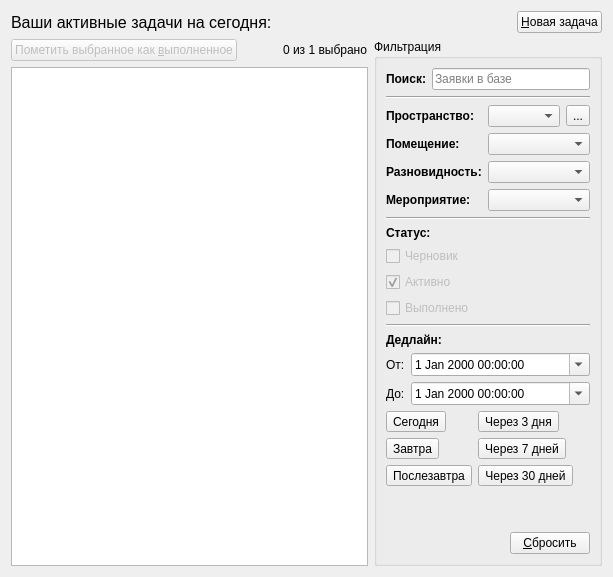
      <widget class="QWidget" name="tab">
       <attribute name="icon">
        <iconset>
         <normaloff>resourses/desktop.png</normaloff>resourses/desktop.png</iconset>
       </attribute>
       <attribute name="title">
        <string>&amp;Рабочий стол</string>
       </attribute>
       <layout class="QGridLayout" name="gridLayout_3">
        <item row="1" column="0">
         <layout class="QHBoxLayout" name="horizontalLayout_20">
          <item>
           <layout class="QVBoxLayout" name="verticalLayout_12">
            <item>
             <layout class="QHBoxLayout" name="horizontalLayout_22">
              <item>
               <widget class="QPushButton" name="pushButton_12">
                <property name="enabled">
                 <bool>false</bool>
                </property>
                <property name="text">
                 <string>Пометить выбранное как &amp;выполненное</string>
                </property>
                <property name="icon">
                 <iconset>
                  <normaloff>resourses/check.png</normaloff>resourses/check.png</iconset>
                </property>
               </widget>
              </item>
              <item>
               <spacer name="horizontalSpacer_9">
                <property name="orientation">
                 <enum>Qt::Horizontal</enum>
                </property>
                <property name="sizeHint" stdset="0">
                 <size>
                  <width>40</width>
                  <height>20</height>
                 </size>
                </property>
               </spacer>
              </item>
              <item>
               <widget class="QLabel" name="label_22">
                <property name="text">
                 <string>0 из 1 выбрано</string>
                </property>
               </widget>
              </item>
             </layout>
            </item>
            <item>
             <widget class="QTableView" name="tableView_4">
              <property name="selectionMode">
               <enum>QAbstractItemView::SingleSelection</enum>
              </property>
              <property name="selectionBehavior">
               <enum>QAbstractItemView::SelectRows</enum>
              </property>
              <property name="sortingEnabled">
               <bool>true</bool>
              </property>
              <attribute name="horizontalHeaderHighlightSections">
               <bool>true</bool>
              </attribute>
              <attribute name="verticalHeaderVisible">
               <bool>true</bool>
              </attribute>
              <attribute name="verticalHeaderCascadingSectionResizes">
               <bool>true</bool>
              </attribute>
              <attribute name="verticalHeaderDefaultSectionSize">
               <number>24</number>
              </attribute>
             </widget>
            </item>
           </layout>
          </item>
          <item>
           <widget class="QGroupBox" name="groupBox_4">
            <property name="sizePolicy">
             <sizepolicy hsizetype="Maximum" vsizetype="Expanding">
              <horstretch>0</horstretch>
              <verstretch>0</verstretch>
             </sizepolicy>
            </property>
            <property name="title">
             <string>Фильтрация</string>
            </property>
            <layout class="QVBoxLayout" name="verticalLayout_13">
             <item>
              <layout class="QHBoxLayout" name="horizontalLayout_25">
               <item>
                <widget class="QLabel" name="label_24">
                 <property name="font">
                  <font>
                   <bold>true</bold>
                  </font>
                 </property>
                 <property name="text">
                  <string>Поиск:</string>
                 </property>
                </widget>
               </item>
               <item>
                <widget class="QLineEdit" name="lineEdit_4">
                 <property name="text">
                  <string/>
                 </property>
                 <property name="placeholderText">
                  <string>Заявки в базе</string>
                 </property>
                 <property name="clearButtonEnabled">
                  <bool>true</bool>
                 </property>
                </widget>
               </item>
              </layout>
             </item>
             <item>
              <widget class="Line" name="line_6">
               <property name="orientation">
                <enum>Qt::Horizontal</enum>
               </property>
              </widget>
             </item>
             <item>
              <layout class="QFormLayout" name="formLayout_9">
               <item row="0" column="0">
                <widget class="QLabel" name="label_25">
                 <property name="font">
                  <font>
                   <bold>true</bold>
                  </font>
                 </property>
                 <property name="text">
                  <string>Пространство:</string>
                 </property>
                </widget>
               </item>
               <item row="0" column="1">
                <layout class="QHBoxLayout" name="horizontalLayout_26">
                 <item>
                  <widget class="QComboBox" name="comboBox_9"/>
                 </item>
                 <item>
                  <widget class="QToolButton" name="toolButton_8">
                   <property name="text">
                    <string>...</string>
                   </property>
                   <property name="icon">
                    <iconset>
                     <normaloff>resourses/question.png</normaloff>resourses/question.png</iconset>
                   </property>
                  </widget>
                 </item>
                </layout>
               </item>
               <item row="1" column="0">
                <widget class="QLabel" name="label_33">
                 <property name="font">
                  <font>
                   <bold>true</bold>
                  </font>
                 </property>
                 <property name="text">
                  <string>Помещение:</string>
                 </property>
                </widget>
               </item>
               <item row="2" column="0">
                <widget class="QLabel" name="label_34">
                 <property name="font">
                  <font>
                   <bold>true</bold>
                  </font>
                 </property>
                 <property name="text">
                  <string>Разновидность:</string>
                 </property>
                </widget>
               </item>
               <item row="3" column="0">
                <widget class="QLabel" name="label_35">
                 <property name="font">
                  <font>
                   <bold>true</bold>
                  </font>
                 </property>
                 <property name="text">
                  <string>Мероприятие:</string>
                 </property>
                </widget>
               </item>
               <item row="3" column="1">
                <widget class="QComboBox" name="comboBox_13"/>
               </item>
               <item row="2" column="1">
                <widget class="QComboBox" name="comboBox_12"/>
               </item>
               <item row="1" column="1">
                <widget class="QComboBox" name="comboBox_11"/>
               </item>
              </layout>
             </item>
             <item>
              <widget class="Line" name="line_9">
               <property name="orientation">
                <enum>Qt::Horizontal</enum>
               </property>
              </widget>
             </item>
             <item>
              <widget class="QLabel" name="label_36">
               <property name="font">
                <font>
                 <bold>true</bold>
                </font>
               </property>
               <property name="text">
                <string>Статус:</string>
               </property>
              </widget>
             </item>
             <item>
              <widget class="QCheckBox" name="checkBox_5">
               <property name="enabled">
                <bool>false</bool>
               </property>
               <property name="text">
                <string>Черновик</string>
               </property>
               <property name="checkable">
                <bool>true</bool>
               </property>
               <property name="checked">
                <bool>false</bool>
               </property>
              </widget>
             </item>
             <item>
              <widget class="QCheckBox" name="checkBox_6">
               <property name="enabled">
                <bool>false</bool>
               </property>
               <property name="text">
                <string>Активно</string>
               </property>
               <property name="checked">
                <bool>true</bool>
               </property>
              </widget>
             </item>
             <item>
              <widget class="QCheckBox" name="checkBox_7">
               <property name="enabled">
                <bool>false</bool>
               </property>
               <property name="text">
                <string>Выполнено</string>
               </property>
              </widget>
             </item>
             <item>
              <widget class="Line" name="line_10">
               <property name="orientation">
                <enum>Qt::Horizontal</enum>
               </property>
              </widget>
             </item>
             <item>
              <widget class="QLabel" name="label_37">
               <property name="font">
                <font>
                 <bold>true</bold>
                </font>
               </property>
               <property name="text">
                <string>Дедлайн:</string>
               </property>
              </widget>
             </item>
             <item>
              <layout class="QFormLayout" name="formLayout_10">
               <item row="0" column="0">
                <widget class="QLabel" name="label_38">
                 <property name="text">
                  <string>От:</string>
                 </property>
                </widget>
               </item>
               <item row="0" column="1">
                <widget class="QDateTimeEdit" name="dateTimeEdit_9">
                 <property name="calendarPopup">
                  <bool>true</bool>
                 </property>
                </widget>
               </item>
               <item row="1" column="1">
                <widget class="QDateTimeEdit" name="dateTimeEdit_10">
                 <property name="calendarPopup">
                  <bool>true</bool>
                 </property>
                </widget>
               </item>
               <item row="1" column="0">
                <widget class="QLabel" name="label_39">
                 <property name="text">
                  <string>До:</string>
                 </property>
                </widget>
               </item>
              </layout>
             </item>
             <item>
              <layout class="QFormLayout" name="formLayout">
               <item row="0" column="0">
                <widget class="QToolButton" name="toolButton_2">
                 <property name="text">
                  <string>Сегодня</string>
                 </property>
                </widget>
               </item>
               <item row="0" column="1">
                <widget class="QToolButton" name="toolButton">
                 <property name="text">
                  <string>Через 3 дня</string>
                 </property>
                </widget>
               </item>
               <item row="1" column="0">
                <widget class="QToolButton" name="toolButton_10">
                 <property name="text">
                  <string>Завтра</string>
                 </property>
                </widget>
               </item>
               <item row="1" column="1">
                <widget class="QToolButton" name="toolButton_11">
                 <property name="text">
                  <string>Через 7 дней</string>
                 </property>
                </widget>
               </item>
               <item row="2" column="1">
                <widget class="QToolButton" name="toolButton_12">
                 <property name="text">
                  <string>Через 30 дней</string>
                 </property>
                </widget>
               </item>
               <item row="2" column="0">
                <widget class="QToolButton" name="toolButton_13">
                 <property name="text">
                  <string>Послезавтра</string>
                 </property>
                </widget>
               </item>
              </layout>
             </item>
             <item>
              <spacer name="verticalSpacer_4">
               <property name="orientation">
                <enum>Qt::Vertical</enum>
               </property>
               <property name="sizeHint" stdset="0">
                <size>
                 <width>20</width>
                 <height>40</height>
                </size>
               </property>
              </spacer>
             </item>
             <item>
              <layout class="QHBoxLayout" name="horizontalLayout_30">
               <item>
                <spacer name="horizontalSpacer_10">
                 <property name="orientation">
                  <enum>Qt::Horizontal</enum>
                 </property>
                 <property name="sizeHint" stdset="0">
                  <size>
                   <width>40</width>
                   <height>20</height>
                  </size>
                 </property>
                </spacer>
               </item>
               <item>
                <widget class="QPushButton" name="pushButton_14">
                 <property name="text">
                  <string>&amp;Сбросить</string>
                 </property>
                </widget>
               </item>
              </layout>
             </item>
            </layout>
           </widget>
          </item>
         </layout>
        </item>
        <item row="0" column="0">
         <layout class="QHBoxLayout" name="horizontalLayout_31">
          <item>
           <widget class="QLabel" name="label_43">
            <property name="font">
             <font>
              <pointsize>12</pointsize>
             </font>
            </property>
            <property name="text">
             <string>Ваши активные задачи на сегодня:</string>
            </property>
           </widget>
          </item>
          <item>
           <spacer name="horizontalSpacer_11">
            <property name="orientation">
             <enum>Qt::Horizontal</enum>
            </property>
            <property name="sizeHint" stdset="0">
             <size>
              <width>40</width>
              <height>20</height>
             </size>
            </property>
           </spacer>
          </item>
          <item>
           <widget class="QPushButton" name="pushButton_13">
            <property name="text">
             <string>&amp;Новая задача</string>
            </property>
            <property name="icon">
             <iconset>
              <normaloff>resourses/create.png</normaloff>resourses/create.png</iconset>
            </property>
           </widget>
          </item>
         </layout>
        </item>
       </layout>
      </widget>
